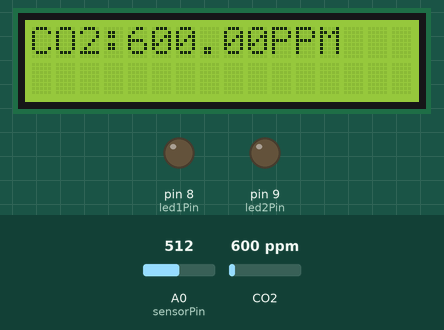
The sketch below on a simulated Arduino Uno, built with avr-gcc and run on an emulated ATmega328P. Shown: 16×2 character LCD, output pins drawn as LEDs (lit = HIGH). The inputs (shaded band) are chosen by the test bench; at power-on: CO2 600 ppm, A0 (sensorPin) = 512. What the sketch prints to the serial monitor is not drawn.

Above: at 1.2 s.
1.3 s: CO2 set to 976 ppm
At 2.6 s:
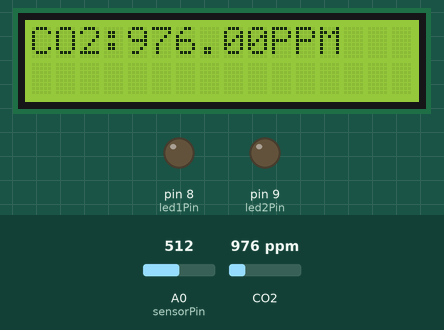
4.0 s: CO2 set to 1023 ppm
At 6.4 s:
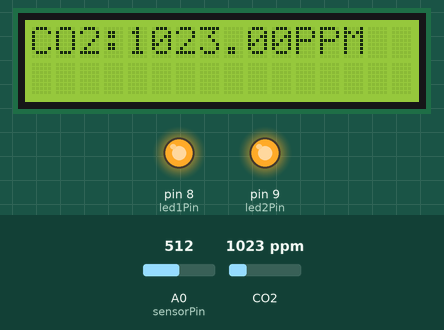
7.6 s: CO2 set to 452 ppm
At 9.2 s:
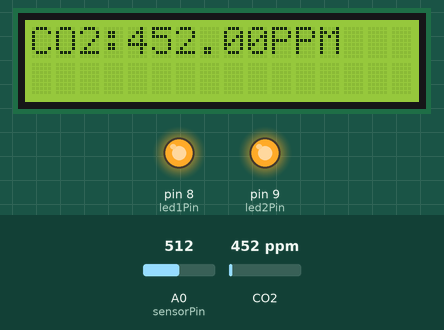
Timing chart, 0 to 11.7 s (numbered marks = the images above; inputs shaded):
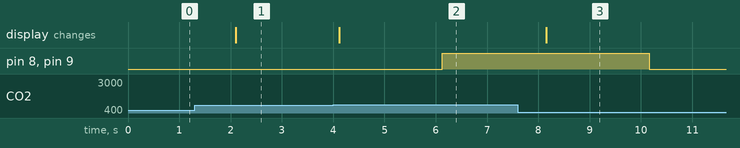

The sketch:

Code.ino
```cpp
#include <Wire.h>
#include <LiquidCrystal_I2C.h>
#include "MQ135.h"

#define RLOAD 22.0

LiquidCrystal_I2C lcd(0x27, 16, 2);

MQ135 gasSensor = MQ135(A0);
int sensorPin = A0;

int led1Pin = 8;
int led2Pin = 9;

float thresholdPPM = 1000.0;

void setup() {
  Serial.begin(9600);
  pinMode(sensorPin, INPUT);
  pinMode(led1Pin, OUTPUT);
  pinMode(led2Pin, OUTPUT);

  lcd.init();
  lcd.backlight();
  lcd.clear();
}

void loop() {
  int val = analogRead(sensorPin);
  Serial.print("raw = ");
  Serial.println(val);

  float ppm = gasSensor.getPPM();
  Serial.print("ppm: ");
  Serial.println(ppm);

  lcd.clear();
  lcd.setCursor(0, 0);
  lcd.print("CO2:");
  lcd.print(ppm);
  lcd.print("PPM");
  delay(2000);

  if (ppm > thresholdPPM) {
    digitalWrite(led1Pin, HIGH);
    digitalWrite(led2Pin, HIGH);
  } else {
    digitalWrite(led1Pin, LOW);
    digitalWrite(led2Pin, LOW);
  }
}
```

Measured:
- the behaviour switches between 1000 and 1001 ppm on CO2 (found by bisection; images 1 and 2)
- after the input at 1.3 s, the display: changes after 0.80 s (image 1)
- after the input at 4.0 s, pin 8 (led1Pin), pin 9 (led2Pin): LOW → HIGH after 2.1 s; the display: changes after 0.12 s (image 2)
- after the input at 7.6 s, pin 8 (led1Pin), pin 9 (led2Pin): HIGH → LOW after 2.6 s; the display: changes after 0.56 s (image 3)
